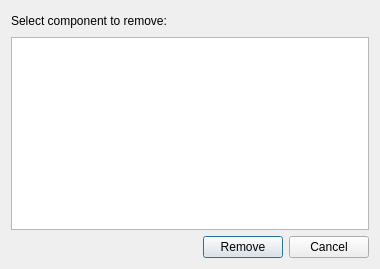
<?xml version="1.0" encoding="UTF-8"?>
<ui version="4.0">
 <class>removeComponentDialog</class>
 <widget class="QDialog" name="removeComponentDialog">
  <property name="geometry">
   <rect>
    <x>0</x>
    <y>0</y>
    <width>380</width>
    <height>269</height>
   </rect>
  </property>
  <property name="windowTitle">
   <string>Remove component from simulation box</string>
  </property>
  <layout class="QVBoxLayout" name="verticalLayout">
   <item>
    <layout class="QHBoxLayout" name="horizontalLayout">
     <item>
      <widget class="QLabel" name="label">
       <property name="text">
        <string>Select component to remove:</string>
       </property>
      </widget>
     </item>
     <item>
      <spacer name="horizontalSpacer_2">
       <property name="orientation">
        <enum>Qt::Horizontal</enum>
       </property>
       <property name="sizeHint" stdset="0">
        <size>
         <width>208</width>
         <height>20</height>
        </size>
       </property>
      </spacer>
     </item>
    </layout>
   </item>
   <item>
    <widget class="QListWidget" name="componentList"/>
   </item>
   <item>
    <layout class="QHBoxLayout" name="horizontalLayout_2">
     <item>
      <spacer name="horizontalSpacer">
       <property name="orientation">
        <enum>Qt::Horizontal</enum>
       </property>
       <property name="sizeHint" stdset="0">
        <size>
         <width>198</width>
         <height>20</height>
        </size>
       </property>
      </spacer>
     </item>
     <item>
      <widget class="QPushButton" name="removeButton">
       <property name="text">
        <string>Remove</string>
       </property>
      </widget>
     </item>
     <item>
      <widget class="QPushButton" name="cancelButton">
       <property name="text">
        <string>Cancel</string>
       </property>
      </widget>
     </item>
    </layout>
   </item>
  </layout>
 </widget>
 <resources/>
 <connections/>
</ui>
